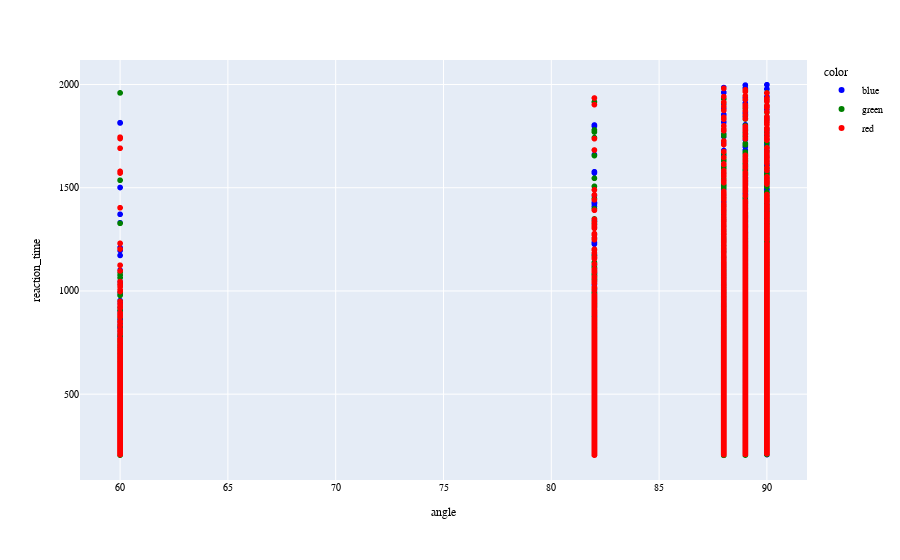

The notebook cell saved with this chart:
### Markdown cell above
# reaction_time points

### Code cell
filter_group = quantile_outlier_filter("reaction_time", lower_q=0.1)
single_filter_df = events_df.groupby(["color", "angle"]).apply(filter_group).drop(columns=["color", "angle"]).reset_index()
fig = px.scatter(single_filter_df, x="angle", y="reaction_time", color="color", color_discrete_map={
                "red": "red",
                "green": "green",
                "blue": "blue"})
fig.update_layout(
    title_x=0.5,
    font= my_font,
                )
fig.show()

### Figure 1 — Plotly figure (JSON) as saved in the notebook; plotly's stock layout.template omitted (floating-point values rounded to 4 significant figures; data arrays with more than 128 entries replaced by an {"elided": "..."} marker saying what was removed)
{"data": [{"hovertemplate": "color=blue<br>angle=%{x}<br>reaction_time=%{y}<extra></extra>", "legendgroup": "blue", "marker": {"color": "blue", "symbol": "circle"}, "mode": "markers", "name": "blue", "showlegend": true, "type": "scattergl", "x": {"elided": "18181 int values"}, "xaxis": "x", "y": {"elided": "18181 float values"}, "yaxis": "y"}, {"hovertemplate": "color=green<br>angle=%{x}<br>reaction_time=%{y}<extra></extra>", "legendgroup": "green", "marker": {"color": "green", "symbol": "circle"}, "mode": "markers", "name": "green", "showlegend": true, "type": "scattergl", "x": {"elided": "18095 int values"}, "xaxis": "x", "y": {"elided": "18095 float values"}, "yaxis": "y"}, {"hovertemplate": "color=red<br>angle=%{x}<br>reaction_time=%{y}<extra></extra>", "legendgroup": "red", "marker": {"color": "red", "symbol": "circle"}, "mode": "markers", "name": "red", "showlegend": true, "type": "scattergl", "x": {"elided": "18136 int values"}, "xaxis": "x", "y": {"elided": "18136 float values"}, "yaxis": "y"}], "layout": {"autosize": true, "font": {"color": "black", "family": "Vazir", "size": 10}, "legend": {"title": {"text": "color"}, "tracegroupgap": 0}, "margin": {"t": 60}, "title": {"x": 0.5}, "xaxis": {"anchor": "y", "autorange": true, "domain": [0, 1], "range": [58.18, 91.82], "title": {"text": "angle"}, "type": "linear"}, "yaxis": {"anchor": "x", "autorange": true, "domain": [0, 1], "range": [65.06, 2138.0], "title": {"text": "reaction_time"}, "type": "linear"}}}
